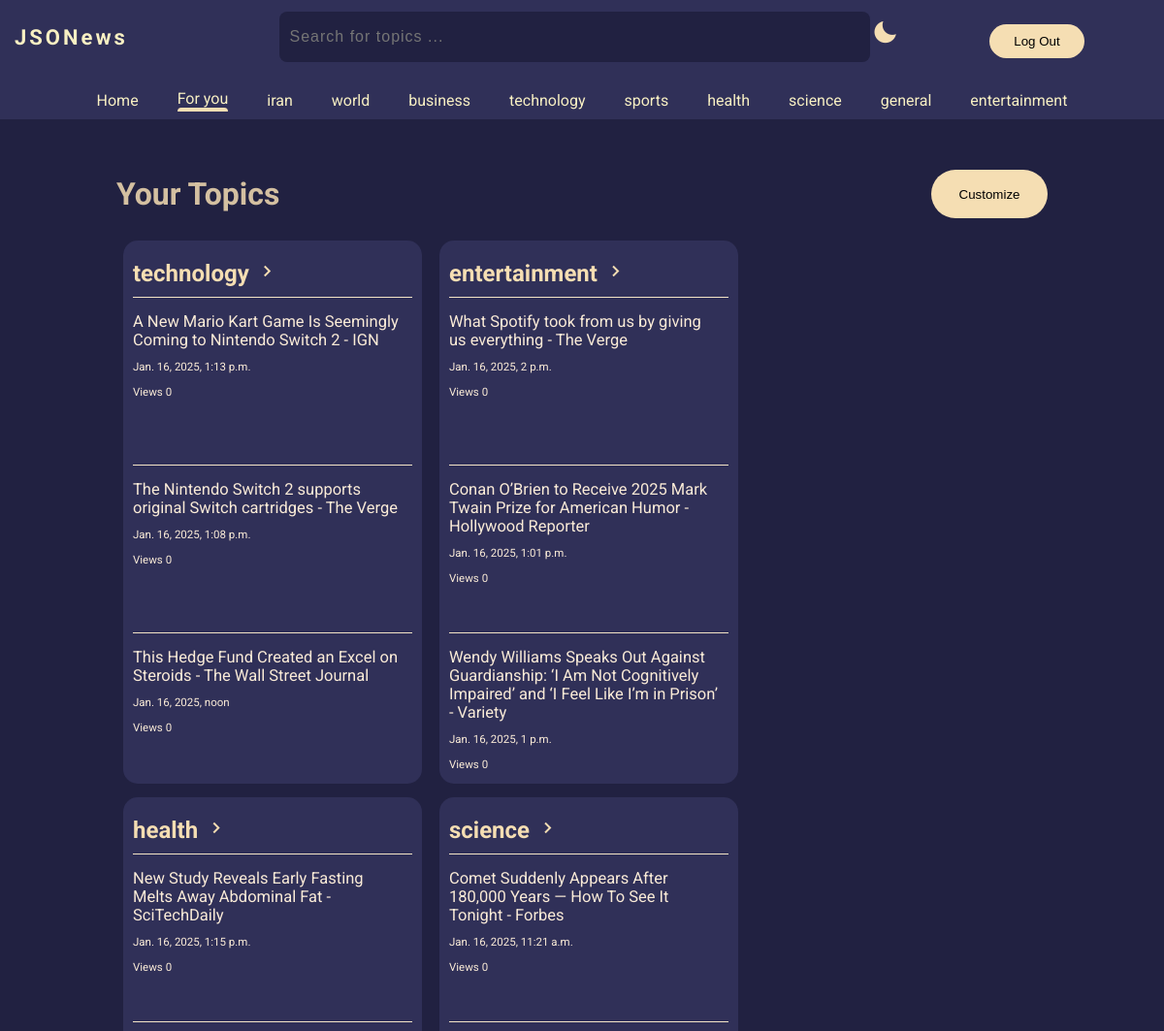
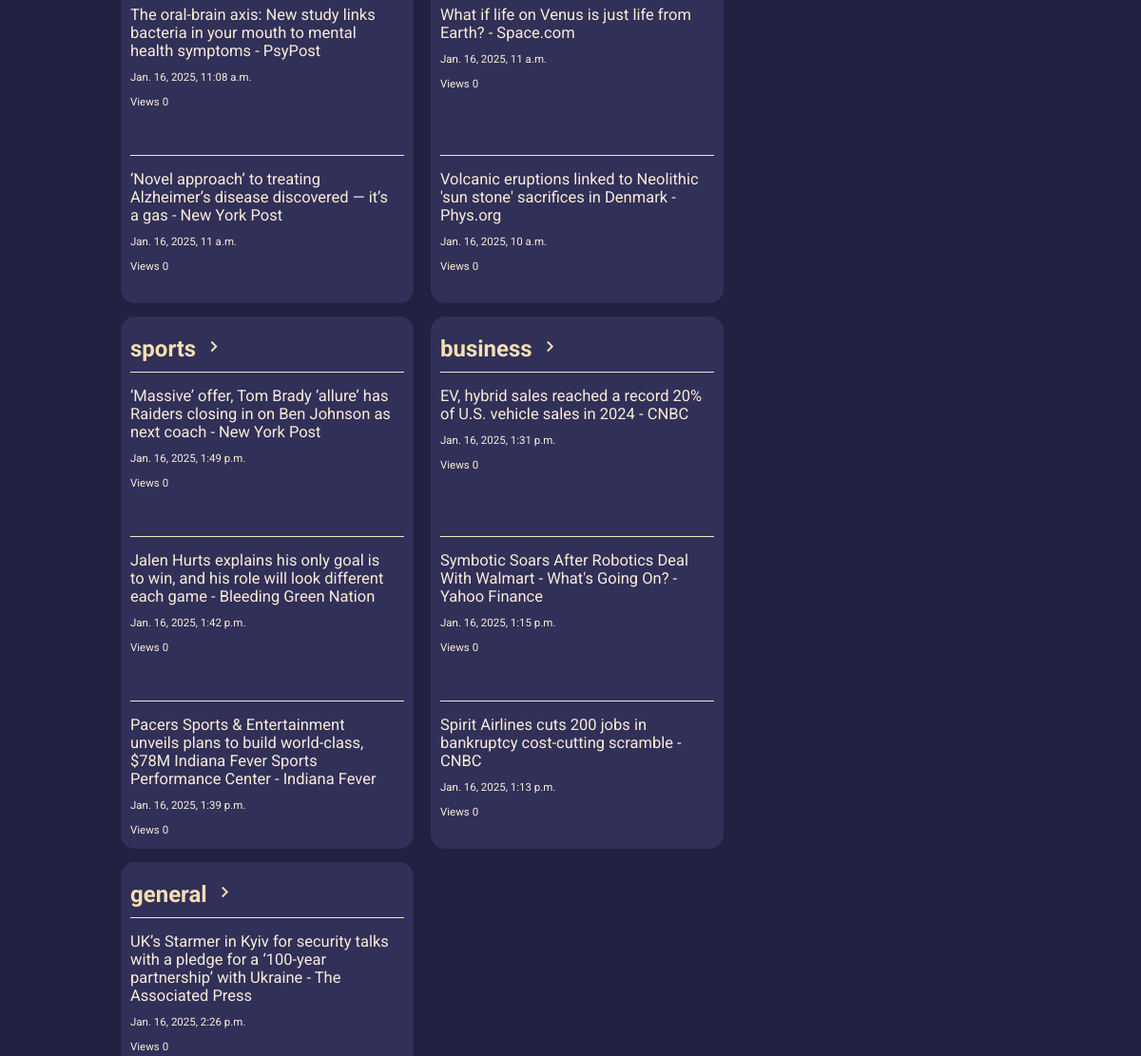
Page /foryou/ (signed in, upper part) on the earlier database version (2 pictures, top to bottom).
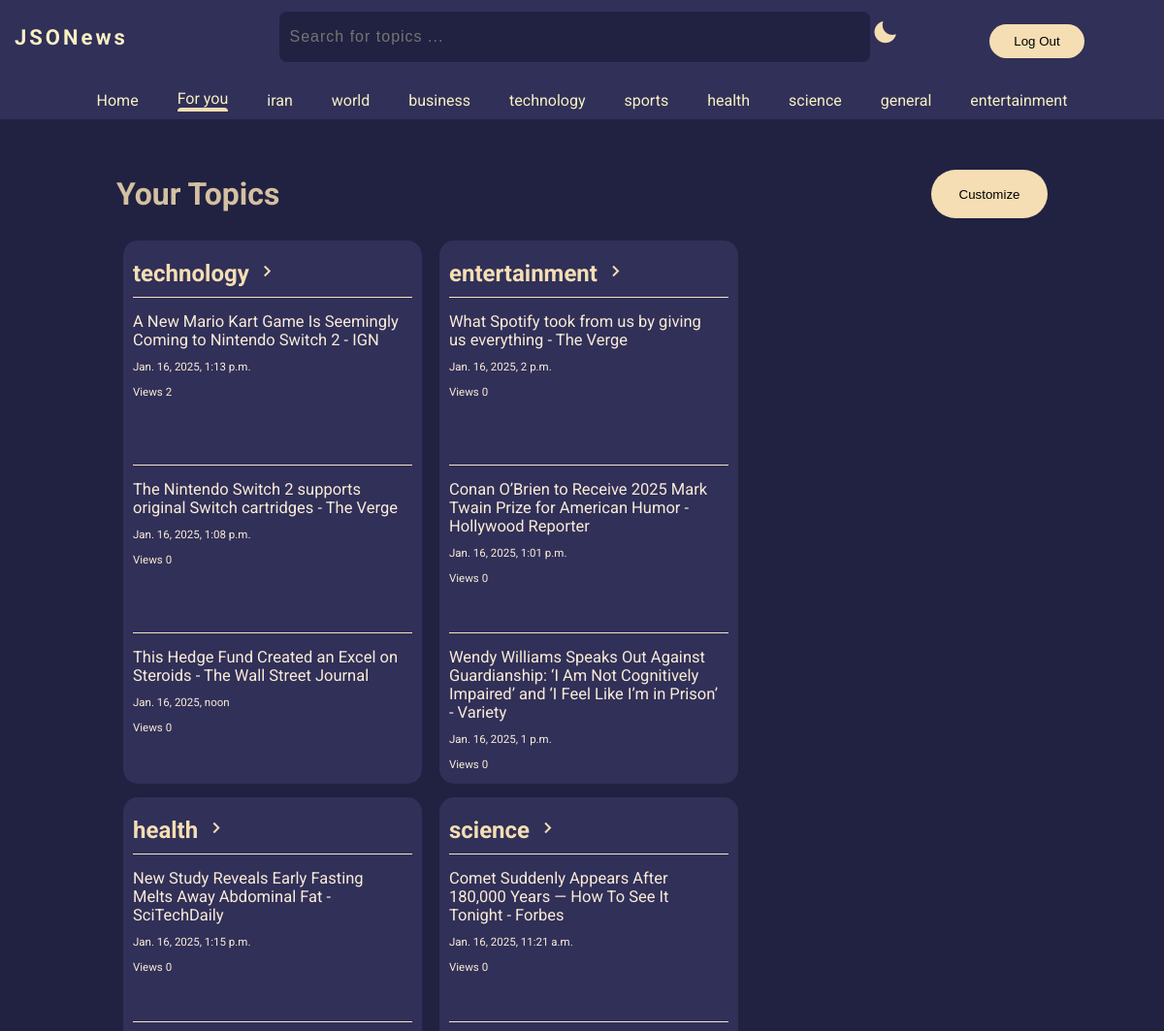
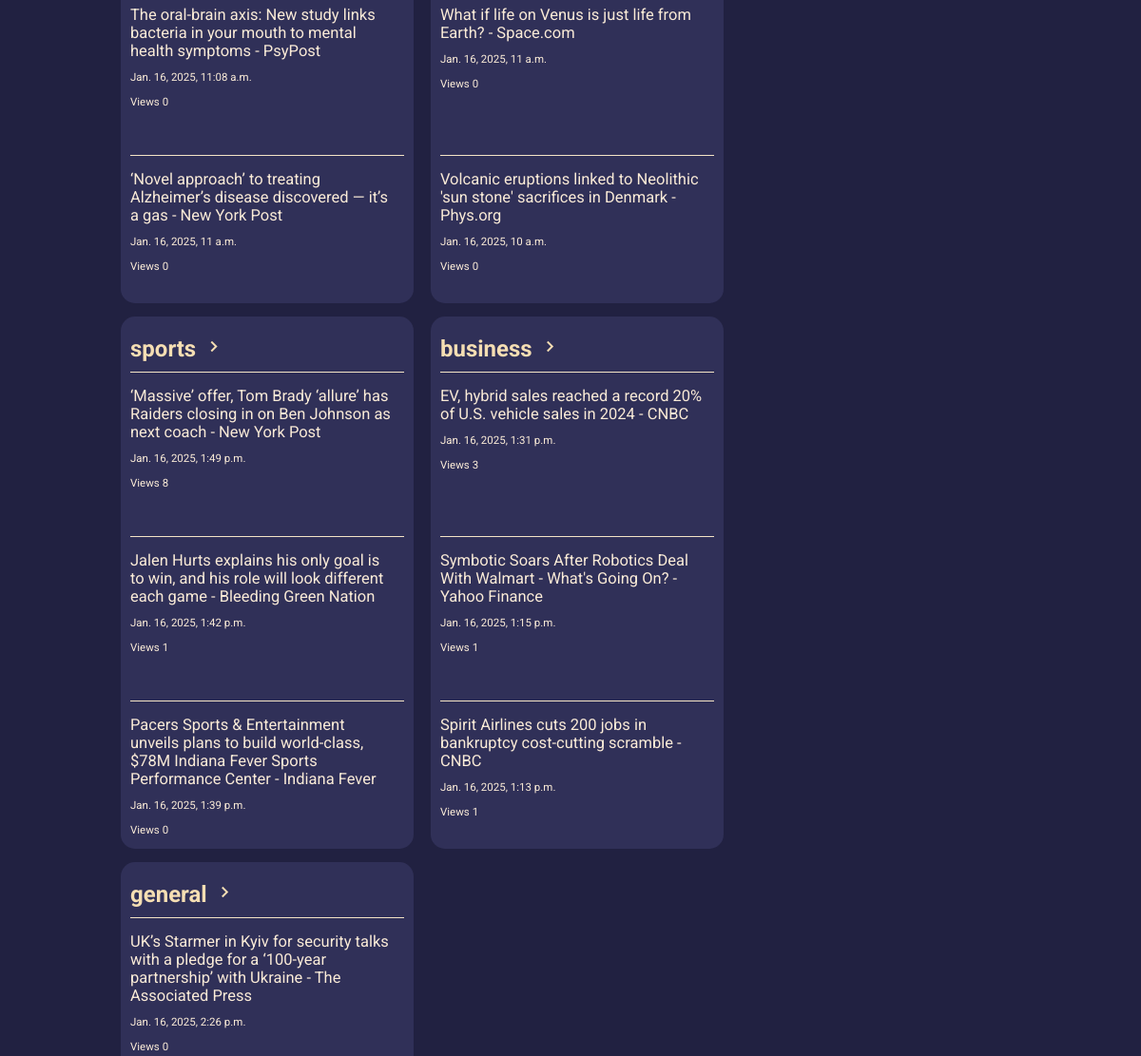
Same page on the later database version (2 pictures, top to bottom).
### news_api/models.py (models this page shows, shortened)
class News(models.Model):
    name = models.CharField(null=True, blank=True, max_length=255)
    author = models.CharField(null=True,blank=True, max_length=255)
    title = models.CharField(null=True,blank=True, max_length=255)
    description = models.TextField(blank=True, null=True)
    news_url = models.URLField(null=True,blank=True, unique=True)
    image_url = models.URLField(blank=True, null=True)
    published_at = models.DateTimeField(null=True, blank=True,)
    content = models.TextField(null=True, blank=True,)
    view_count = models.PositiveIntegerField(default=0)
    category = models.CharField(max_length=100)
    country = models.CharField(null=True, max_length=100)
    def __str__(self):
        return self.category

### news_api/views.py (the view)
# urls.py: path('foryou/', views.foryou, name='foryou'),
@login_required
def foryou(request):
    preferences = UserPreferences.objects.get(user=request.user)
    print(preferences)
    selected_categories = preferences.categories
    selected_countries = preferences.countries
    print(selected_categories)
    category_news = {}
    for category in selected_categories:
        news = News.objects.filter(category=category).order_by('-published_at')[:3]
        category_news[category] = news
    print(category_news)
    context = {
    'category_news': category_news,
    'countries': COUNTRIES,
    'categories': CATEGORIES,
    }
    return render(request, 'news_api/foryou.html', context)

### news_api/models.py (called while the page is built)
    def __str__(self):
        return f"Preferences for {self.user.username}"

### news_api/templates/news_api/foryou.html (shortened to what this page needs)
{% extends 'news_api/base.html' %} {% block content %}
<div class="customize">
  <h1>Your Topics</h1>
  <button id="customizeButton">Customize</button>
</div>
<div class="category-bound">
  {% for category, news_list in category_news.items %}
  <div class="hole">
    <a href="/category/{{ category }}">
      <h2 id="category-{{category}}" class="category">
        {{ category }} <i class="bx bx-chevron-right"></i>
      </h2>
    </a>
    {% for article in news_list %}
    <div class="article-card">
      <div class="title">
        <a class="news-link" target="_blank" href="{{ article.news_url }}" data-news-id="{{ article.id }}">
          {{ article.title }}
        </a>
        <p  >{{ article.published_at }}</p>
        <p class="views"> Views {{article.view_count}}</p>
      </div>
    </div>
    {% endfor %}
  </div>
  {% endfor %}
</div>
{% endblock %}

Differences in the rows shown:
changed News "A New Mario Kart Game Is Seemingly Coming to Nintendo Switch 2 - IGN": view_count "0" → "2"
changed News "Jan. 16, 2025, 1:49 p.m.": view_count "0" → "8"
changed News "Jan. 16, 2025, 1:42 p.m.": view_count "0" → "1"
changed News "EV, hybrid sales reached a record 20% of U.S. vehicle sales in 2024 - CNBC": view_count "0" → "3"
changed News (number 17 of 19 on the later page): view_count "0" → "1"
changed News "Spirit Airlines cuts 200 jobs in bankruptcy cost-cutting scramble - CNBC": view_count "0" → "1"
